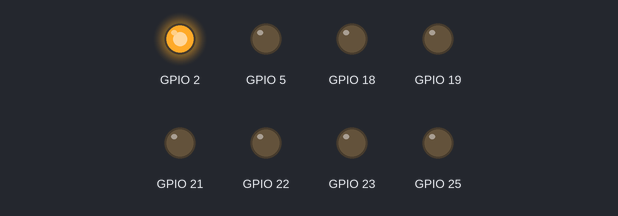
Bench run of a sketch on a simulated ESP32. On the bench: output pins drawn as LEDs (lit = HIGH).

Above: at 0.5 s.
At 2.5 s:
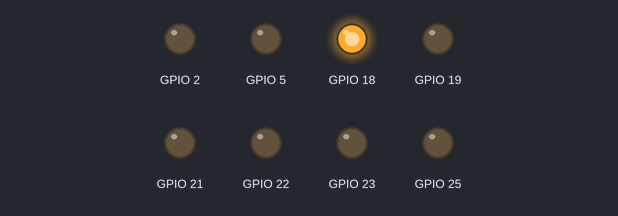
At 3.5 s:
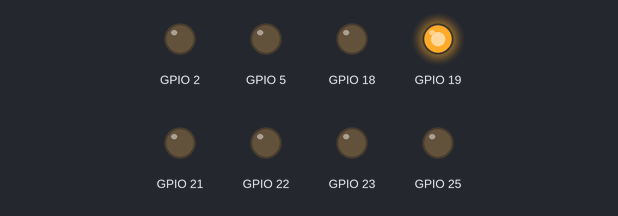
At 4.5 s:
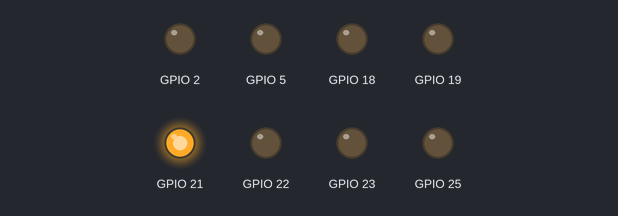
At 6.5 s:
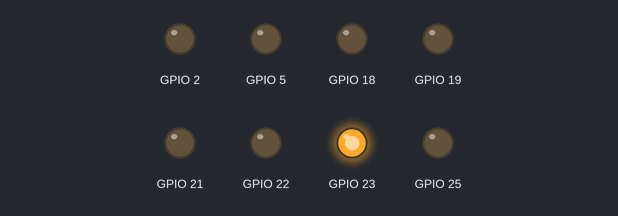
At 9.5 s:
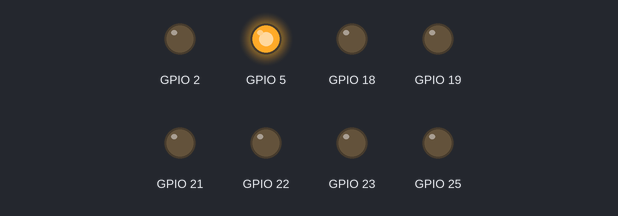
Timing chart, 0 to 10.4 s (numbered marks = the images above):
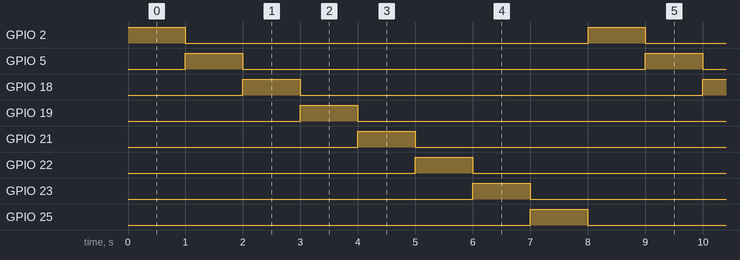

Measured:
- by itself, GPIO 2, GPIO 5, GPIO 18, GPIO 19, GPIO 21–23, GPIO 25: alternates HIGH for 1.0 s and LOW for 7.0 s
- by itself, everything shown: repeats every 8.0 s, in 9 steps

The sketch:

leds_largo.ino.ino
```cpp
#include <Arduino.h>

void setup() {
  pinMode(2, OUTPUT);
  pinMode(5, OUTPUT);
  pinMode(18, OUTPUT);
  pinMode(19, OUTPUT);
  pinMode(21, OUTPUT);
  pinMode(22, OUTPUT);
  pinMode(23, OUTPUT);
  pinMode(25, OUTPUT);
}

void loop() {
  digitalWrite(2, HIGH);
  delay(1000);
  digitalWrite(2, LOW);

  digitalWrite(5, HIGH);
  delay(1000);
  digitalWrite(5, LOW);

  digitalWrite(18, HIGH);
  delay(1000);
  digitalWrite(18, LOW);

  digitalWrite(19, HIGH);
  delay(1000);
  digitalWrite(19, LOW);

  digitalWrite(21, HIGH);
  delay(1000);
  digitalWrite(21, LOW);

  digitalWrite(22, HIGH);
  delay(1000);
  digitalWrite(22, LOW);

  digitalWrite(23, HIGH);
  delay(1000);
  digitalWrite(23, LOW);

  digitalWrite(25, HIGH);
  delay(1000);
  digitalWrite(25, LOW);
}
```
